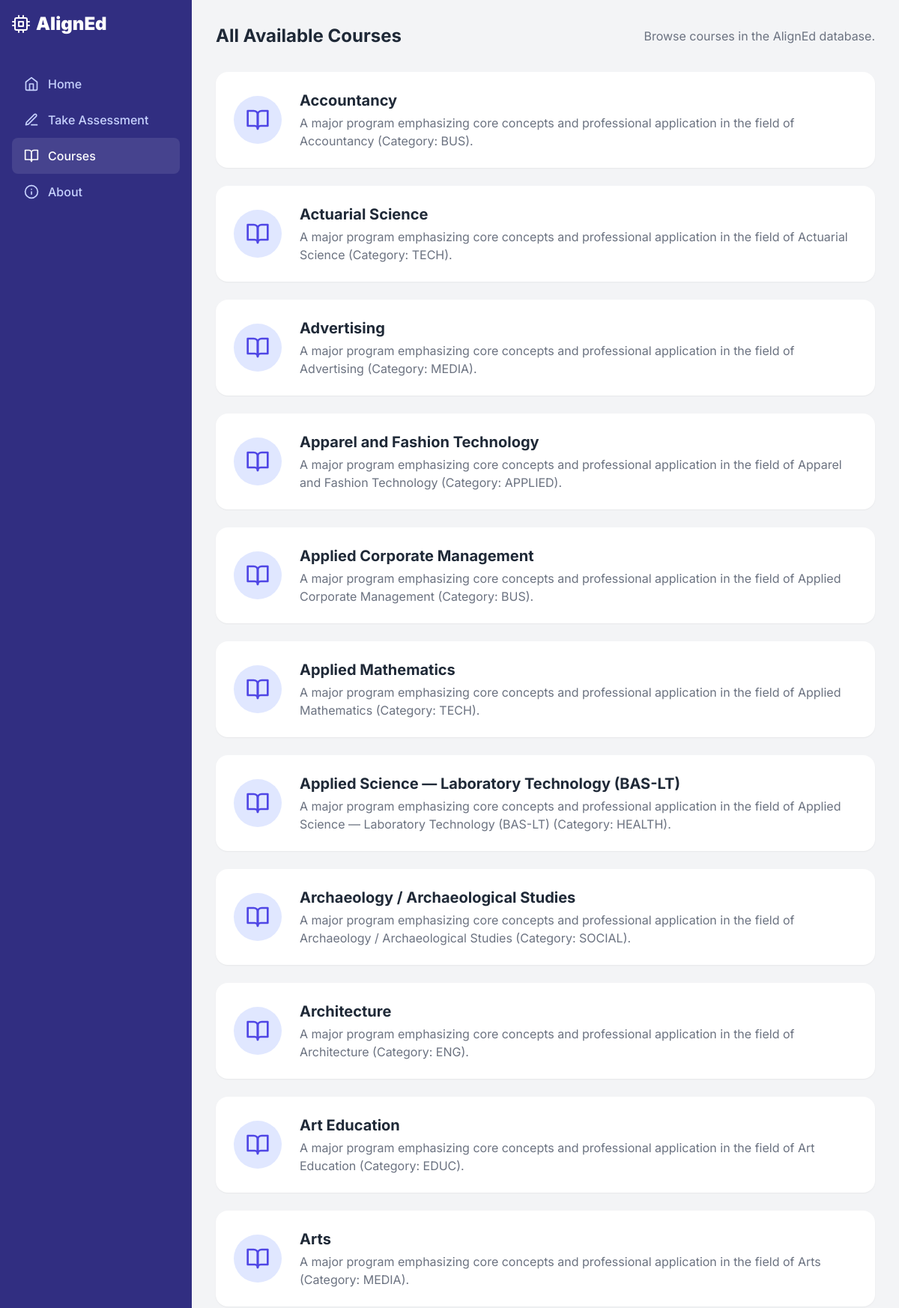
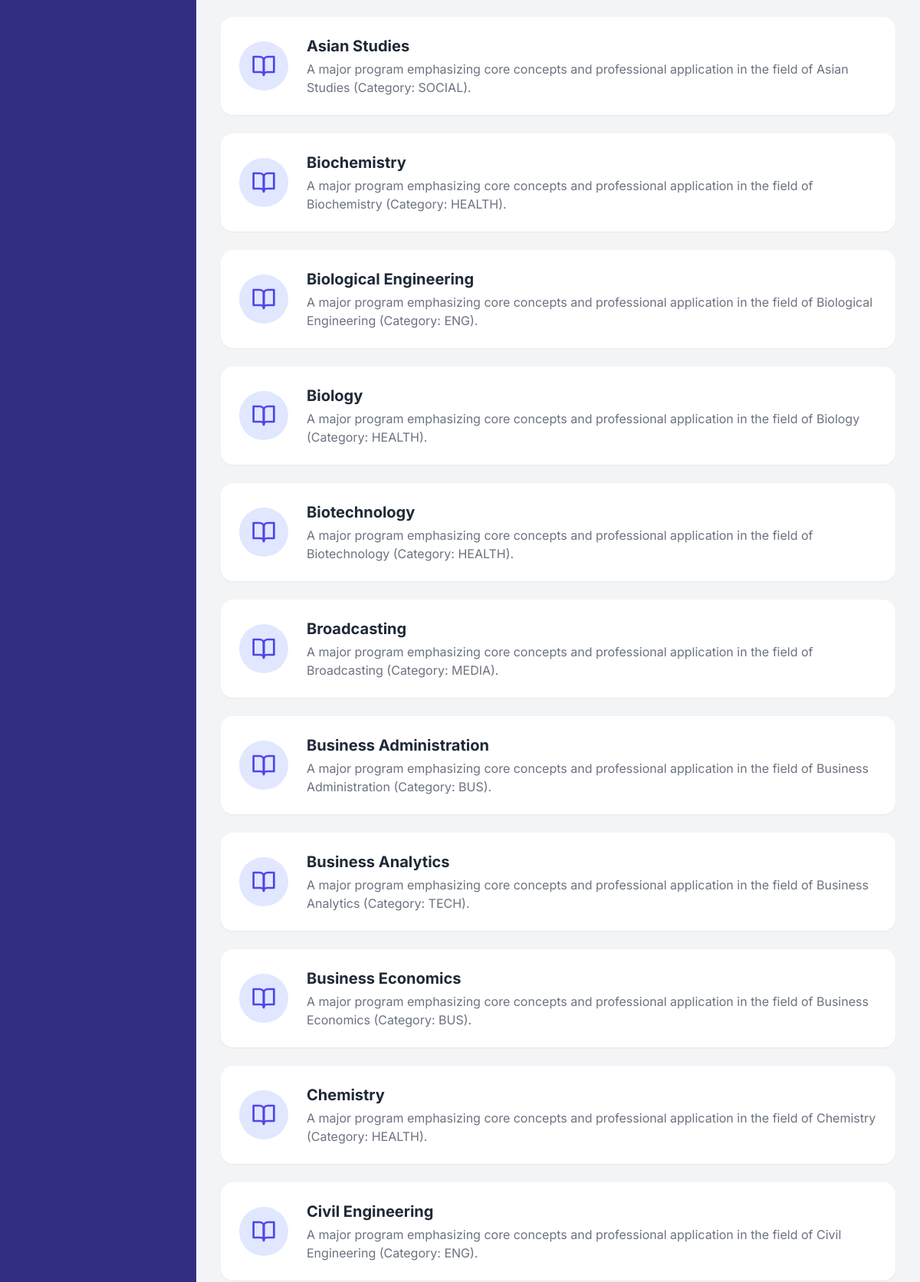
Page /courses/ (upper part) on the committed database (2 pictures, top to bottom).
### recommender/models.py (models this page shows, shortened)
class Course(models.Model):
    name = models.CharField(max_length=200, unique=True)
    description = models.TextField(help_text="A brief description of the course.")
    icon = models.CharField(max_length=50, default='book-open', help_text="Name of a Feather icon (e.g., 'cpu', 'pen-tool').")
    active_personas = models.ManyToManyField(
        PersonaTemplate,
        through=CoursePersonaWeight,
        related_name='courses_using_template',
        blank=True,
        help_text="The set of base personas activated for this course with custom weights."
    )
    global_trait_overrides = models.TextField(
        blank=True,
        help_text="Custom trait:score pairs (e.g., ability_logic:5, interest_detail:4) for global fine-tuning."
    )
    field_category = models.CharField(
        max_length=10,
        choices=FIELD_CHOICES,
        default='TECH',
        help_text="The broad category this course belongs to (used for Stage 1 recommendation)."
    )
    offering_universities = models.ManyToManyField(University, related_name='offered_courses', blank=True)
    top_schools = models.TextField(blank=True, help_text="Comma-separated list of top schools in Metro Manila for this course.")

### recommender/views.py (the view)
# urls.py: path('courses/', views.courses_view, name='courses'),
def courses_view(request):
    all_courses = Course.objects.all().order_by('name')
    context = {'active_page': 'courses', 'courses': all_courses}
    return render(request, 'recommender/courses.html', context)

### recommender/templates/recommender/courses.html (shortened to what this page needs)
{% extends 'recommender/base.html' %}
{% block content %}
<header class="flex justify-between items-center mb-8">
    <h1 class="text-2xl font-bold text-gray-800">All Available Courses</h1>
    <p class="text-gray-500">Browse courses in the AlignEd database.</p>
</header>
<div class="space-y-6">
    {% for course in courses %}
    <div class="bg-white rounded-2xl shadow-sm hover:shadow-lg transition-shadow p-6 flex flex-col sm:flex-row items-center space-y-4 sm:space-y-0 sm:space-x-6">
        <div class="flex-shrink-0 bg-indigo-100 p-4 rounded-full">
            <i data-feather="{{ course.icon }}" class="w-8 h-8 text-indigo-600"></i>
        </div>
        <div class="flex-1 text-center sm:text-left">
            <h3 class="font-bold text-xl text-gray-800 mb-1">{{ course.name }}</h3>
            <p class="text-gray-500">{{ course.description }}</p>
        </div>
    </div>
    {% empty %}
    <div class="bg-white rounded-2xl p-8 text-center">
        <p class="text-gray-500">No courses are available at this time. Please add them via the admin panel.</p>
    </div>
    {% endfor %}
</div>
{% endblock %}

### recommender/templates/recommender/base.html (style rules this page uses)
body { font-family: 'Inter', sans-serif; }

### rows in the picture
Course: name "Accountancy", description "A major program emphasizing core concepts and professional application in the field of Accountancy (Category: BUS)."
Course: name "Actuarial Science", description "A major program emphasizing core concepts and professional application in the field of Actuarial Science (Category: TECH)."
Course: name "Advertising", description "A major program emphasizing core concepts and professional application in the field of Advertising (Category: MEDIA)."
Course: name "Apparel and Fashion Technology", description "A major program emphasizing core concepts and professional application in the field of Apparel and Fashion Technology (Category: APPLIED)."
Course: name "Applied Corporate Management", description "A major program emphasizing core concepts and professional application in the field of Applied Corporate Management (Category: BUS)."
Course: name "Applied Mathematics", description "A major program emphasizing core concepts and professional application in the field of Applied Mathematics (Category: TECH)."
Course: name "Applied Science — Laboratory Technology (BAS-LT)", description "A major program emphasizing core concepts and professional application in the field of Applied Science — Laboratory Technology (BAS-LT) (Category: HEALTH)."
Course: name "Archaeology / Archaeological Studies", description "A major program emphasizing core concepts and professional application in the field of Archaeology / Archaeological Studies (Category: SOCIAL)."
Course: name "Architecture", description "A major program emphasizing core concepts and professional application in the field of Architecture (Category: ENG)."
Course: name "Art Education", description "A major program emphasizing core concepts and professional application in the field of Art Education (Category: EDUC)."
Course: name "Arts", description "A major program emphasizing core concepts and professional application in the field of Arts (Category: MEDIA)."
Course: name "Asian Studies", description "A major program emphasizing core concepts and professional application in the field of Asian Studies (Category: SOCIAL)."
Course: name "Biochemistry", description "A major program emphasizing core concepts and professional application in the field of Biochemistry (Category: HEALTH)."
Course: name "Biological Engineering", description "A major program emphasizing core concepts and professional application in the field of Biological Engineering (Category: ENG)."
Course: name "Biology", description "A major program emphasizing core concepts and professional application in the field of Biology (Category: HEALTH)."
Course: name "Biotechnology", description "A major program emphasizing core concepts and professional application in the field of Biotechnology (Category: HEALTH)."
Course: name "Broadcasting", description "A major program emphasizing core concepts and professional application in the field of Broadcasting (Category: MEDIA)."
Course: name "Business Administration", description "A major program emphasizing core concepts and professional application in the field of Business Administration (Category: BUS)."
Course: name "Business Analytics", description "A major program emphasizing core concepts and professional application in the field of Business Analytics (Category: TECH)."
Course: name "Business Economics", description "A major program emphasizing core concepts and professional application in the field of Business Economics (Category: BUS)."
Course: name "Chemistry", description "A major program emphasizing core concepts and professional application in the field of Chemistry (Category: HEALTH)."
Course: name "Civil Engineering", description "A major program emphasizing core concepts and professional application in the field of Civil Engineering (Category: ENG)."
